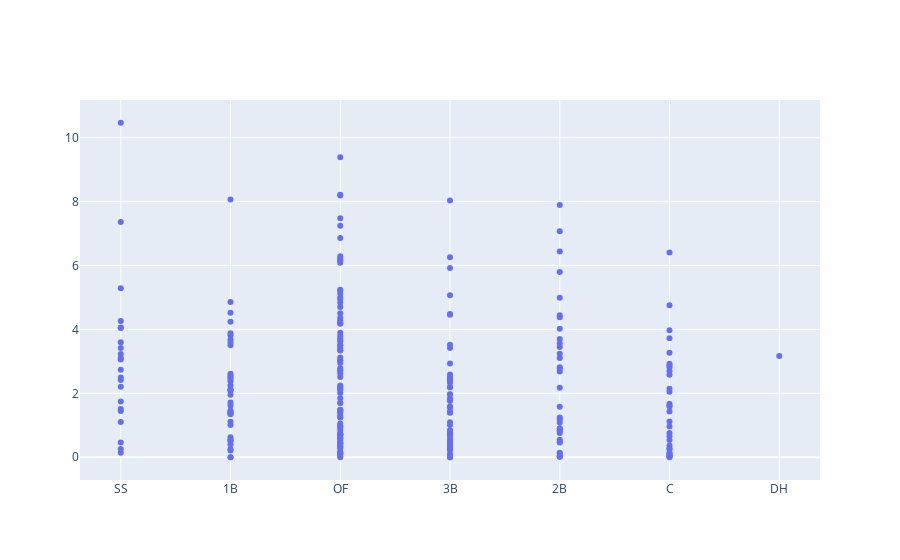

Notebook source saved alongside this figure:
### Code cell
fig = go.Figure()
fig.add_trace(
    go.Scatter(
        x=b['Primary_Pos'],
        y=b.query('z>=0')['z'],
        text=b['Name'],
        mode='markers',
    )
)

### Figure 1 — Plotly figure (JSON) as saved in the notebook; plotly's stock layout.template omitted (floating-point values rounded to 4 significant figures; data arrays with more than 128 entries replaced by an {"elided": "..."} marker saying what was removed)
{"data": [{"mode": "markers", "text": {"elided": "1219 str values"}, "type": "scatter", "x": {"elided": "1219 str values"}, "y": {"elided": "262 float values"}}], "layout": {}}
